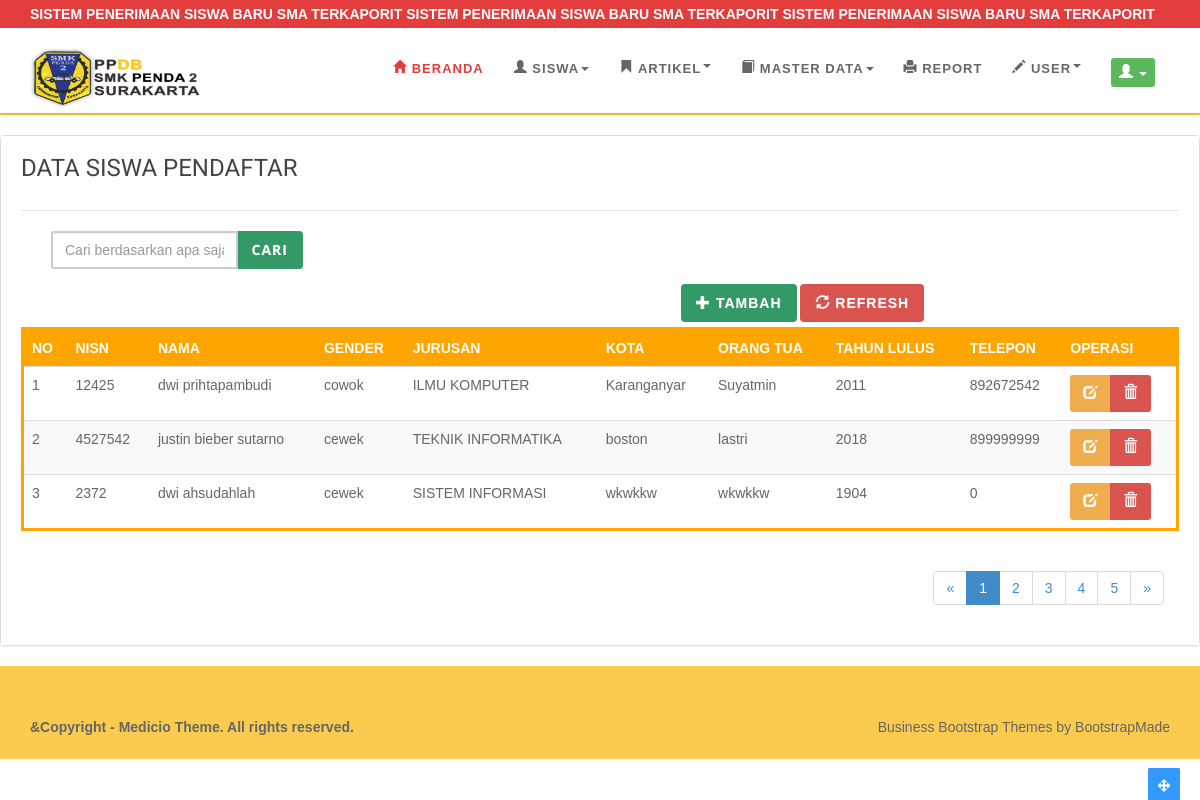
/index.php/calon_mahasiswa/siswa, run on the app's committed database.
### tables this page shows
CREATE TABLE `tbl_mhsiswa` (
  `id_daftar` int(10) NOT NULL,
  `nisn` int(5) NOT NULL,
  `nama_mahasiswa` varchar(75) DEFAULT NULL,
  `jns_kelamin` varchar(15) DEFAULT NULL,
  `tempat_lahir` varchar(30) NOT NULL,
  `tgllhr` date NOT NULL,
  `agama` varchar(10) NOT NULL,
  `status` varchar(35) DEFAULT NULL,
  `jurusan` varchar(75) DEFAULT NULL,
  `asal_sekolah` varchar(75) DEFAULT NULL,
  `tahun_lulus` int(11) NOT NULL,
  `alamat` varchar(200) DEFAULT NULL,
  `kelurahan` varchar(45) DEFAULT NULL,
  `kecamatan` varchar(45) DEFAULT NULL,
  `kota` varchar(45) DEFAULT NULL,
  `provinsi` varchar(75) DEFAULT NULL,
  `telp` int(15) DEFAULT NULL,
  `no_anak` int(2) NOT NULL,
  `jumlah_saudara` int(2) NOT NULL,
  `nama_ortu` varchar(60) NOT NULL,
  `alamat_ortu` varchar(75) NOT NULL,
  `pendidikan_ortu` varchar(15) NOT NULL,
  `pekerjaan` varchar(30) NOT NULL,
  `telpon_ortu` int(15) NOT NULL,
  `no_ijazah` varchar(30) NOT NULL,
  `nilai_mtk` double NOT NULL,
  `nilai_bindo` double NOT NULL,
  `nilai_bing` double NOT NULL,
  `rata_nilai` double NOT NULL,
  `juara` int(3) DEFAULT NULL,
  `bidang` varchar(30) DEFAULT NULL,
  `tingkat` varchar(30) DEFAULT NULL
);

### application/controllers/Calon_mahasiswa.php (called while the page is built, shortened)
<?php
class Calon_mahasiswa extends CI_Controller{
	function __construct(){
		$this->load->model('m_data');
		$this->load->library('session');
		$this->load->helper(array('form','url','html'));
		$this->load->library('form_validation');
	}
	public function siswa(){
	$keyword = $this->input->post('keyword');
	$data['tbl_mhsiswa']=$this->m_data->get_siswa_keyword($keyword);
	$this->load->view('v_header',$data);
	$this->load->view('mahasiswa/index_mahasiswa',$data);
	$this->load->view('v_footer',$data);
	}
}

### index.php (called while the page is built, shortened)
<?php
require_once BASEPATH.'core/CodeIgniter.php';

### application/models/M_data.php (called while the page is built, shortened)
<?php
 class M_data extends CI_Model{
	function get_siswa_keyword($keyword){
		$this->db->select('*');
		$this->db->from('tbl_mhsiswa');
		$this->db->like('nama_mahasiswa',$keyword);
		$this->db->or_like('nisn',$keyword);
		return $this->db->get()->result();
	}
}

### application/views/mahasiswa/Index_mahasiswa.php (the view, shortened to what this page needs)
<div class="contaier">
<div class="magin">
<div class="panel panel-default">
<div class="panel-body">
<legend><h5>DATA SISWA PENDAFTAR</h5></legend>
<div class="table-responsive">
<table class="table table-striped table-hover" style="border:1; border-color: orange; border-style: solid;">
<div class="col-md-12 padding-0" style="margin-bottom:5px;">
<div class="col-md-3">
<form action="<?php echo site_url('calon_mahasiswa/siswa');?>" method="POST">
<div class="form-group">
                    <div class="input-group">
                      <input type="text" name="keyword" class="form-control" placeholder="Cari berdasarkan apa saja ">
                      <div class="input-group-btn">
                      <button class="btn btn-red" type="submit" name="btn_search"><i class="fui-search"></i> Cari</button>
                      </div>
                    </div>
                  </div></form>
</div>
<div class="col-md-3" style="margin-left:630px;">
  <a href="<?php echo base_url();?>calon_mahasiswa/add" class="btn btn-red"><span class="glyphicon glyphicon-plus"></span> Tambah</a>
<a href="<?php echo base_url();?>calon_mahasiswa/siswa" class="btn btn-danger"><span class="glyphicon glyphicon-refresh"></span> Refresh</a>
</div>
</div>
  <tr style="background: orange; color: #fff;"><th>NO</th><th> NISN</th><th>NAMA</th><th>GENDER</th><th>JURUSAN</th><th>KOTA</th><th>ORANG TUA</th><th>TAHUN LULUS</th><th>TELEPON</th><th>OPERASI</th></tr>
  <?php
  $no=1;
  foreach($tbl_mhsiswa as $result_mahasiswa){?>
          <tr>
                <td><?php echo $no++ ?></td>
                <td><?php echo $result_mahasiswa->nisn?></td>
                <td><?php echo anchor('calon_mahasiswa/detil_mahasiswa/'.$result_mahasiswa->id_daftar,$result_mahasiswa->nama_mahasiswa);?></td>
                <td><?php echo $result_mahasiswa->jns_kelamin?></td>
                <td><?php echo $result_mahasiswa->jurusan?></td>
                <td><?php echo $result_mahasiswa->kota?></td>
                <td><?php echo $result_mahasiswa->nama_ortu?></td>
                <td><?php echo $result_mahasiswa->tahun_lulus?></td>
                <td><?php echo $result_mahasiswa->telp?></td>
               <td><div class='btn-group'>
                           <a href="<?php echo base_url('calon_mahasiswa/edit_siswa/').$result_mahasiswa->id_daftar;?>" title='Edit Data' class='btn btn-warning btn-sm'><span class='glyphicon glyphicon-edit' aria-hidden='true'></span></a>
                            <a onclick='return tanya()' href="<?php echo base_url('calon_mahasiswa/hapus/').$result_mahasiswa->id_daftar;?>" title='Hapus Data' class='btn btn-danger btn-sm' name='hapsh'><span class='glyphicon glyphicon-trash' aria-hidden='true'></span></a>
             </div>
            </td>
         </tr>
         <?php }?>
  </table>
<div class="col-md-12">
                        <ul class="pagination pull-right">
                          <li>
                            <a href="#" aria-label="Previous">
                              <span aria-hidden="true">&laquo;</span>
                            </a>
                          </li>
                          <li class="active"><a href="#">1</a></li>
                          <li><a href="#">2</a></li>
                          <li><a href="#">3</a></li>
                          <li><a href="#">4</a></li>
                          <li><a href="#">5</a></li>
                          <li>
                            <a href="#" aria-label="Next">
                              <span aria-hidden="true">&raquo;</span>
                            </a>
                          </li>
                        </ul>
                  </div>
</div>
</div>
</div>
</div>
</div>
<a href="#" class="scrollup"><i class="glyphicon glyphicon-move"></i></a>

### assets/css/style.css (style rules this page uses)
body { background-color: #fff; width: 100%; height: 100%; font-family:Arial, Helvetica, sans-serif; font-weight: 300; color: #666; font-size: 14px; line-height: 1.6em; }
.form-control { margin-bottom: 20px; border-radius: 3px; border-width: 2px; border-color: #CCC; height: 38px; }
html { width: 100%; height: 100%; }
label, button, select, textarea { font-family: 'Open Sans', sans-serif; font-size: inherit; line-height: inherit; }
table { border: 2px border-color:#fff; }
th { border:2px; border-color: red; background-color: orange; color: #fff; }
td { border:2px; border-left: 2px border-color: red; }
h5 { font-size: 24px; }
h1, h2, h3, h4, h5, h6 { margin: 0 0 30px; font-family: 'Roboto', sans-serif; font-weight: 400; color: #444; line-height: 1em; }
a { color: #666; -webkit-transition: all .2s ease-in-out; -moz-transition: all .2s ease-in-out; transition: all .2s ease-in-out; }
.panel-body { padding: 20px; }
.panel-body { background: #fff; }
.scrollup { position:fixed; width:32px; height:32px; bottom:0px; right:20px; background:#39F; -webkit-border-radius: 2px 2px 0 0; -moz-border-radius: 2px 2px 0 0; border-radius: 2px 2px 0 0; }
a.scrollup { outline:0; text-align: center; }
a.scrollup i { margin-top: 10px; color: #fff; }
.btn { position: relative; display: inline-block; outline: none; color: #fff; text-decoration: none; text-transform: uppercase; letter-spacing: 1px; font-weight: 400; text-shadow: 0 0 1px rgba(255,255,255,0.3); font-size: 14px; border-radius: 10 10 10 10; font-weight: 700; border-width:3px; border-color: transparent; }
.btn-red { color: #fff; background-color:#396; border-color:#396 ; }
.magin { margin-top:20px; }
i { font-family: sans-serif;; font-weight: normal; font-size:13px; font-style: italic; color: orange; }

### assets/css/bg3.css (style rules this page uses)
body { background:#fff; }

### data on the page
tbl_mhsiswa: nisn "12425", id_daftar+nama_mahasiswa "dwi prihtapambudi", jns_kelamin "cowok", jurusan "ILMU KOMPUTER", kota "Karanganyar", nama_ortu "Suyatmin", tahun_lulus "2011", telp "892672542"
tbl_mhsiswa: nisn "4527542", id_daftar+nama_mahasiswa "justin bieber sutarno", jns_kelamin "cewek", jurusan "TEKNIK INFORMATIKA", kota "boston", nama_ortu "lastri", tahun_lulus "2018", telp "899999999"
tbl_mhsiswa: nisn "2372", id_daftar+nama_mahasiswa "dwi ahsudahlah", jns_kelamin "cewek", jurusan "SISTEM INFORMASI", kota "wkwkkw", nama_ortu "wkwkkw", tahun_lulus "1904", telp "0"
